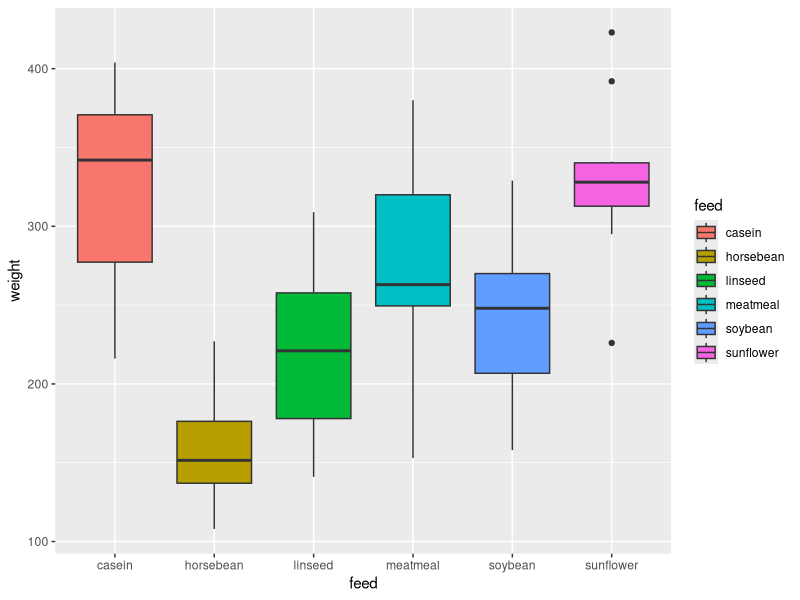
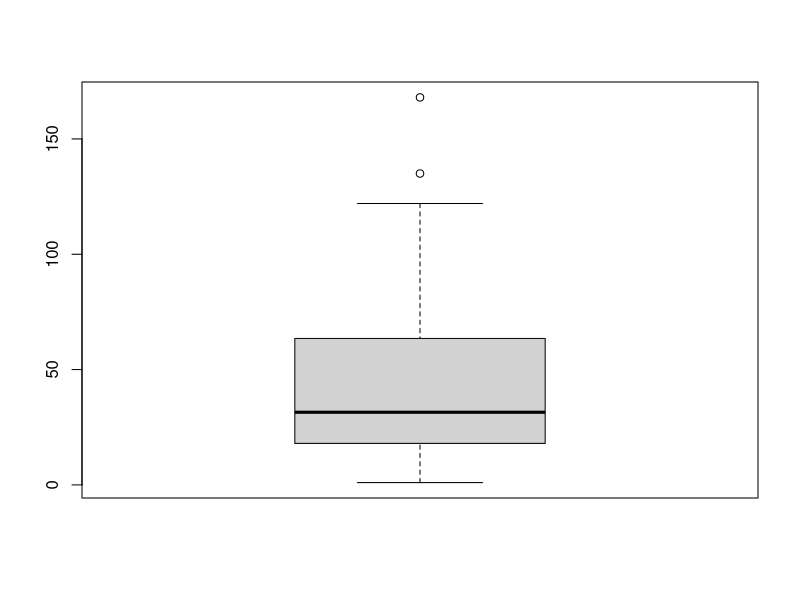
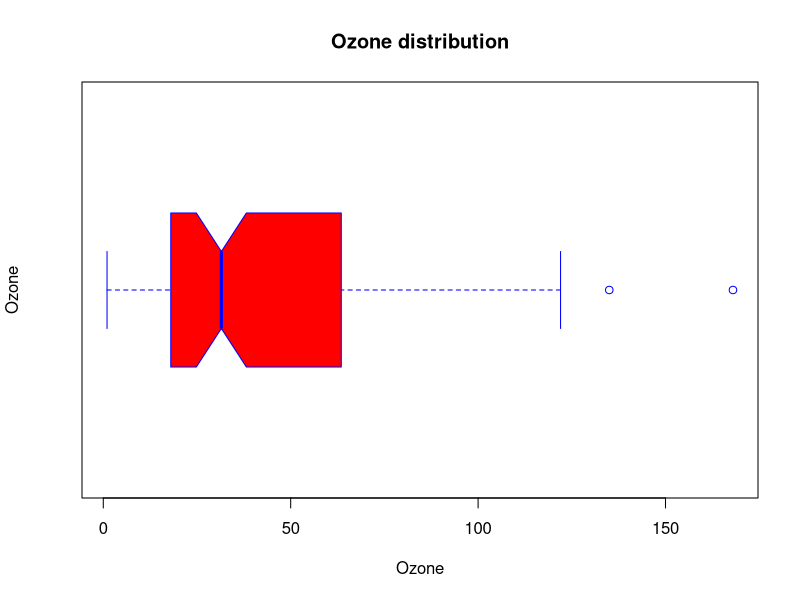

Reproduce these figures in R, in order.
library(tidyverse)
# view(chickwts) # display the chickwts data
data(chickwts)
str(chickwts)
qplot(data=chickwts, x=feed, y=weight,geom = 'boxplot' , fill= feed)

data(airquality)
str(airquality)
boxplot(airquality$Ozone)

# Horizontal boxplot
boxplot(airquality$Ozone,
        main='Ozone distribution',
        xlab='Ozone',
        ylab='Ozone',
        col='red',
        border='blue',
        horizontal=TRUE,
        notch=TRUE)




